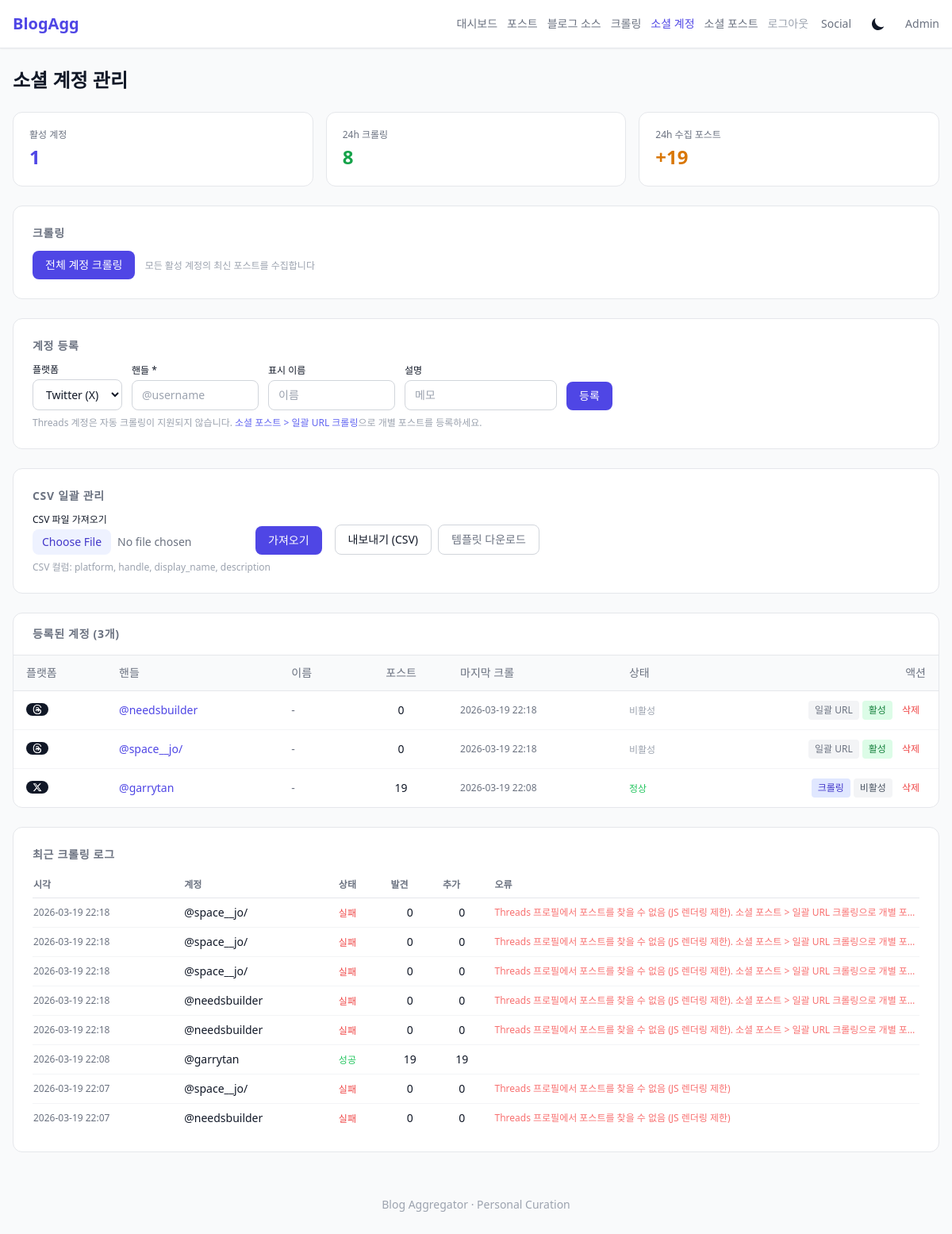
The page /admin/social-accounts (signed in) on the database as committed earlier.
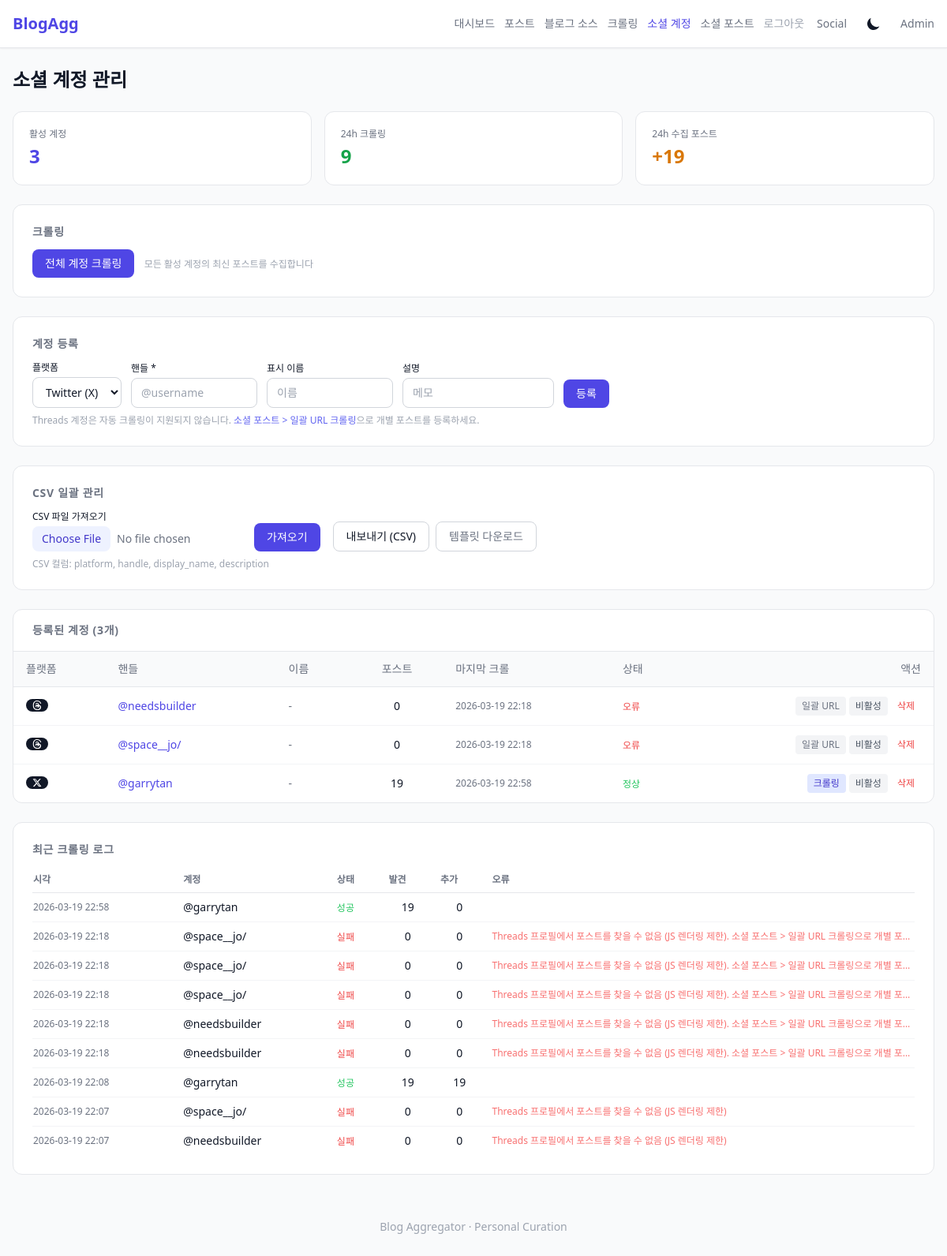
The same page on the database as committed later.
### tables this page shows
CREATE TABLE social_accounts (
            id INTEGER PRIMARY KEY AUTOINCREMENT,
            platform TEXT NOT NULL CHECK(platform IN ('twitter', 'threads')),
            handle TEXT NOT NULL,
            display_name TEXT,
            profile_url TEXT NOT NULL,
            feed_url TEXT,
            description TEXT,
            active INTEGER DEFAULT 1,
            created_at DATETIME DEFAULT CURRENT_TIMESTAMP
        , last_crawled_at TEXT, crawl_error TEXT);

CREATE TABLE social_crawl_logs (
            id INTEGER PRIMARY KEY AUTOINCREMENT,
            account_id INTEGER,
            status TEXT NOT NULL,
            posts_found INTEGER DEFAULT 0,
            posts_added INTEGER DEFAULT 0,
            error_message TEXT,
            crawled_at DATETIME DEFAULT CURRENT_TIMESTAMP,
            FOREIGN KEY (account_id) REFERENCES social_accounts(id) ON DELETE CASCADE
        );

### src/api/admin.py (the view)
@router.get("/social-accounts")
@require_auth
async def social_account_list(request: Request):
    repo = request.app.state.repo
    templates = request.app.state.templates
    accounts = repo.get_all_social_accounts()
    post_counts = repo.get_social_account_post_counts()
    for account in accounts:
        account["post_count"] = post_counts.get(account["id"], 0)
    crawl_stats = repo.get_social_crawl_stats()
    recent_logs = repo.get_social_crawl_logs(limit=30)
    return templates.TemplateResponse("admin/social_accounts.html", {
        "request": request,
        "accounts": accounts,
        "crawl_stats": crawl_stats,
        "recent_logs": recent_logs,
    })

### templates/admin/social_accounts.html (shortened to what the changed rows need)
{% extends "base.html" %}
{% block content %}
<h1 class="text-2xl font-bold mb-6">소셜 계정 관리</h1>
<div class="grid grid-cols-2 sm:grid-cols-3 gap-4 mb-6">
    <div class="bg-white dark:bg-gray-800 rounded-xl p-5 border border-gray-200 dark:border-gray-700">
        <p class="text-xs text-gray-500 dark:text-gray-400 mb-1">활성 계정</p>
        <p class="text-2xl font-bold text-indigo-600 dark:text-indigo-400">{{ crawl_stats.total_active }}</p>
    </div>
    <div class="bg-white dark:bg-gray-800 rounded-xl p-5 border border-gray-200 dark:border-gray-700">
        <p class="text-xs text-gray-500 dark:text-gray-400 mb-1">24h 크롤링</p>
        <p class="text-2xl font-bold text-green-600 dark:text-green-400">{{ crawl_stats.crawls_24h }}</p>
    </div>
</div>
<div class="bg-white dark:bg-gray-800 rounded-xl p-6 border border-gray-200 dark:border-gray-700 mb-6">
    <h2 class="text-sm font-semibold text-gray-500 dark:text-gray-400 uppercase tracking-wider mb-3">크롤링</h2>
</div>
<div class="bg-white dark:bg-gray-800 rounded-xl p-6 border border-gray-200 dark:border-gray-700 mb-6">
    <h2 class="text-sm font-semibold text-gray-500 dark:text-gray-400 uppercase tracking-wider mb-3">계정 등록</h2>
</div>
<div class="bg-white dark:bg-gray-800 rounded-xl p-6 border border-gray-200 dark:border-gray-700 mb-6">
    <h2 class="text-sm font-semibold text-gray-500 dark:text-gray-400 uppercase tracking-wider mb-3">CSV 일괄 관리</h2>
</div>
<div class="bg-white dark:bg-gray-800 rounded-xl border border-gray-200 dark:border-gray-700 overflow-hidden mb-6">
    <div class="px-6 py-4 border-b border-gray-200 dark:border-gray-700">
        <h2 class="text-sm font-semibold text-gray-500 dark:text-gray-400 uppercase tracking-wider">
            등록된 계정 ({{ accounts | length }}개)
        </h2>
    </div>
    {% if accounts %}
    <div class="overflow-x-auto">
        <table class="w-full text-sm">
            <thead class="bg-gray-50 dark:bg-gray-750 border-b border-gray-200 dark:border-gray-700">
                <tr>
                    <th class="text-left px-4 py-3 font-medium text-gray-500 dark:text-gray-400">플랫폼</th>
                    <th class="text-left px-4 py-3 font-medium text-gray-500 dark:text-gray-400">핸들</th>
                    <th class="text-left px-4 py-3 font-medium text-gray-500 dark:text-gray-400 hidden md:table-cell">이름</th>
                    <th class="text-center px-4 py-3 font-medium text-gray-500 dark:text-gray-400">포스트</th>
                    <th class="text-left px-4 py-3 font-medium text-gray-500 dark:text-gray-400 hidden lg:table-cell">마지막 크롤</th>
                    <th class="text-left px-4 py-3 font-medium text-gray-500 dark:text-gray-400">상태</th>
                    <th class="text-right px-4 py-3 font-medium text-gray-500 dark:text-gray-400">액션</th>
                </tr>
            </thead>
            <tbody class="divide-y divide-gray-100 dark:divide-gray-700">
                {% for acc in accounts %}
                <tr class="hover:bg-gray-50 dark:hover:bg-gray-750">
                    <td class="px-4 py-3">
                        {% if acc.platform == 'twitter' %}
                        <span class="inline-flex items-center gap-1 px-2 py-0.5 text-xs rounded-full bg-gray-900 text-white dark:bg-gray-100 dark:text-gray-900">
                            <svg class="w-3 h-3" viewBox="0 0 24 24" fill="currentColor"><path d="M18.244 2.25h3.308l-7.227 8.26 8.502 11.24H16.17l-5.214-6.817L4.99 21.75H1.68l7.73-8.835L1.254 2.25H8.08l4.713 6.231zm-1.161 17.52h1.833L7.084 4.126H5.117z"/></svg>
                        </span>
                        {% else %}
                        <span class="inline-flex items-center gap-1 px-2 py-0.5 text-xs rounded-full bg-gray-900 text-white dark:bg-gray-100 dark:text-gray-900">
                        </span>
                        {% endif %}
                    </td>
                    <td class="px-4 py-3">
                        <a href="{{ acc.profile_url }}" target="_blank" rel="noopener noreferrer"
                           class="font-medium text-indigo-600 dark:text-indigo-400 hover:underline">{{ acc.handle }}</a>
                    </td>
                    <td class="px-4 py-3 text-gray-500 dark:text-gray-400 hidden md:table-cell">{{ acc.display_name or "-" }}</td>
                    <td class="px-4 py-3 text-center">{{ acc.post_count }}</td>
                    <td class="px-4 py-3 text-xs text-gray-500 hidden lg:table-cell">{{ acc.last_crawled_at[:16] if acc.last_crawled_at else "-" }}</td>
                    <td class="px-4 py-3">
                        {% if not acc.active %}
                            <span class="text-xs text-gray-400">비활성</span>
                        {% elif acc.crawl_error %}
                            <span class="text-xs text-red-500" title="{{ acc.crawl_error }}">오류</span>
                        {% elif acc.last_crawled_at %}
                            <span class="text-xs text-green-500">정상</span>
                        {% else %}
                            <span class="text-xs text-gray-400">미실행</span>
                        {% endif %}
                    </td>
                    <td class="px-4 py-3 text-right">
                        <div class="flex items-center justify-end gap-1">
                            {% if acc.platform == 'threads' %}
                            <a href="/admin/social?handle={{ acc.handle }}&account={{ acc.display_name or acc.handle }}#bulk-crawl" class="px-2 py-1 text-xs bg-gray-100 dark:bg-gray-700 text-gray-500 dark:text-gray-400 rounded hover:bg-gray-200 dark:hover:bg-gray-600" title="Threads는 자동 크롤링 미지원. 일괄 URL로 등록하세요.">일괄 URL</a>
                            {% else %}
                            <form method="post" action="/admin/social-accounts/{{ acc.id }}/crawl" class="inline">
                                <button type="submit" class="px-2 py-1 text-xs bg-indigo-100 dark:bg-indigo-900 text-indigo-700 dark:text-indigo-300 rounded hover:bg-indigo-200 dark:hover:bg-indigo-800">크롤링</button>
                            </form>
                            {% endif %}
                            <form method="post" action="/admin/social-accounts/{{ acc.id }}/toggle" class="inline">
                                <button type="submit" class="px-2 py-1 text-xs {% if acc.active %}bg-gray-100 dark:bg-gray-700 text-gray-600 dark:text-gray-400{% else %}bg-green-100 dark:bg-green-900 text-green-700 dark:text-green-300{% endif %} rounded">
                                    {% if acc.active %}비활성{% else %}활성{% endif %}
                                </button>
                            </form>
                            <form method="post" action="/admin/social-accounts/{{ acc.id }}/delete" class="inline"
                                  onsubmit="return confirm('이 계정을 삭제하시겠습니까?')">
                                <button type="submit" class="px-2 py-1 text-xs text-red-500 hover:underline">삭제</button>
                            </form>
                        </div>
                    </td>
                </tr>
                {% endfor %}
            </tbody>
        </table>
    </div>
    {% else %}
    <div class="text-center py-12 text-gray-400">
        <p>등록된 소셜 계정이 없습니다.</p>
        <p class="text-sm mt-1">위 폼에서 Twitter/Threads 계정을 등록하세요.</p>
    </div>
    {% endif %}
</div>
{% if recent_logs %}
<div class="bg-white dark:bg-gray-800 rounded-xl p-6 border border-gray-200 dark:border-gray-700">
    <h2 class="text-sm font-semibold text-gray-500 dark:text-gray-400 uppercase tracking-wider mb-3">최근 크롤링 로그</h2>
    <div class="overflow-x-auto">
        <table class="w-full text-sm">
            <thead>
                <tr class="border-b border-gray-200 dark:border-gray-700 text-left text-xs text-gray-500 uppercase">
                    <th class="py-2 pr-4">시각</th>
                    <th class="py-2 pr-4">계정</th>
                    <th class="py-2 pr-4">상태</th>
                    <th class="py-2 pr-4">발견</th>
                    <th class="py-2 pr-4">추가</th>
                    <th class="py-2">오류</th>
                </tr>
            </thead>
            <tbody class="divide-y divide-gray-100 dark:divide-gray-700">
                {% for log in recent_logs %}
                <tr>
                    <td class="py-2 pr-4 text-xs text-gray-500">{{ log.crawled_at[:16] if log.crawled_at else "" }}</td>
                    <td class="py-2 pr-4">{{ log.account_handle or "?" }}</td>
                    <td class="py-2 pr-4">
                        {% if log.status == 'success' %}
                            <span class="text-xs text-green-500 font-medium">성공</span>
                        {% else %}
                            <span class="text-xs text-red-500 font-medium">실패</span>
                        {% endif %}
                    </td>
                    <td class="py-2 pr-4 text-center">{{ log.posts_found }}</td>
                    <td class="py-2 pr-4 text-center">{{ log.posts_added }}</td>
                    <td class="py-2 text-xs text-red-400 max-w-xs truncate">{{ log.error_message or "" }}</td>
                </tr>
                {% endfor %}
            </tbody>
        </table>
    </div>
</div>
{% endif %}
{% endblock %}

Rows that differ between the two databases and show on the page:
changed social_accounts "@needsbuilder": active "활성" → "오류"
changed social_accounts "@space__jo/": active "활성" → "오류"
changed social_accounts "@garrytan": last_crawled_at "2026-03-19 22:08" → "2026-03-19 22:58"
added social_crawl_logs: crawled_at "2026-03-19 22:58", handle "@garrytan", status "성공", posts_found "19", posts_added "0"
Other text that changed with them:
{{ crawl_stats.total_active }}: "1" → "3"
{{ crawl_stats.crawls_24h }}: "8" → "9"
